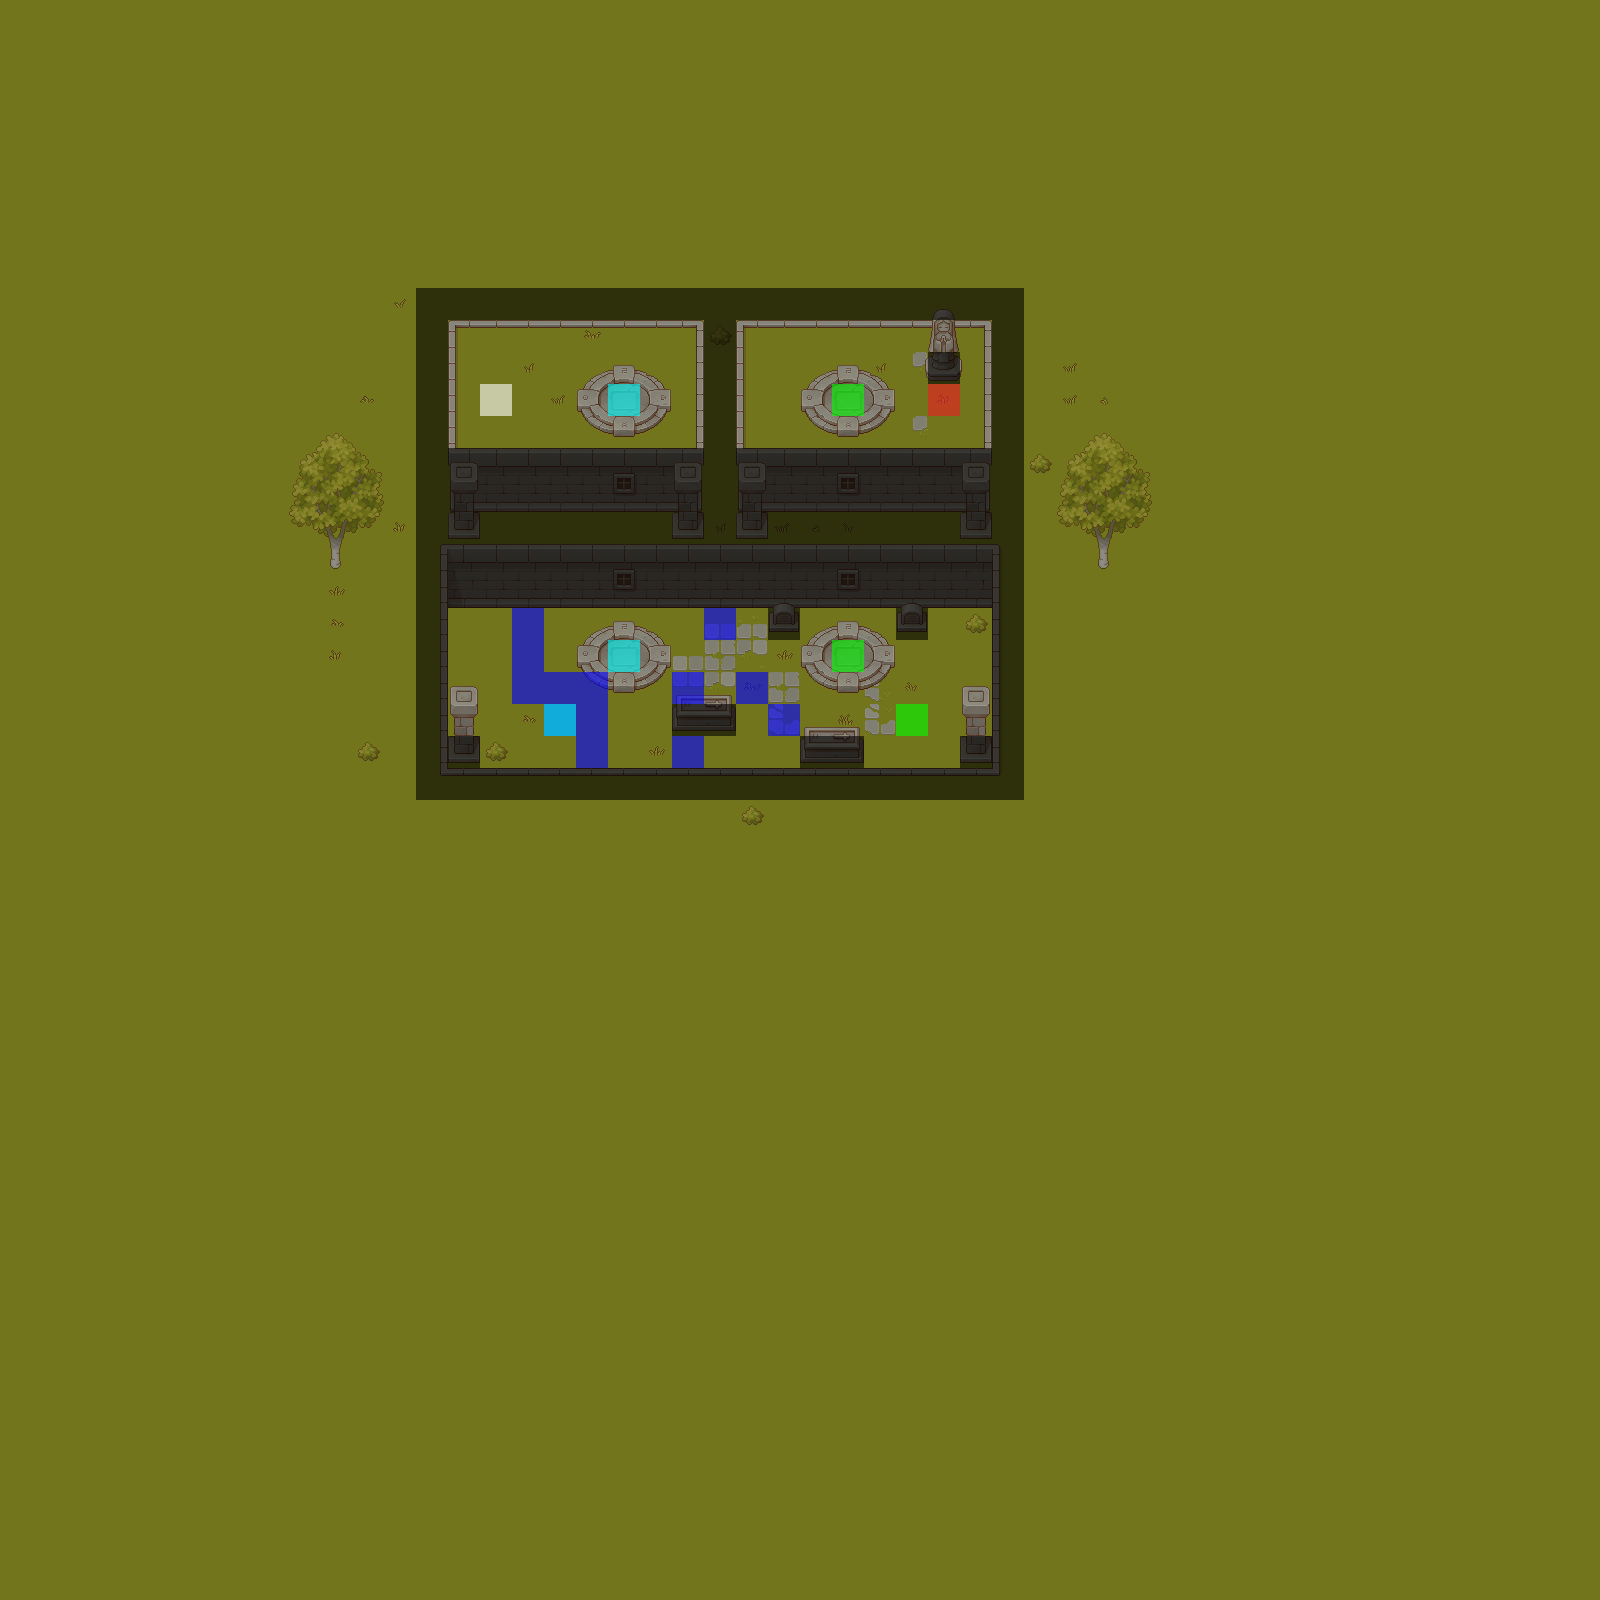

Rendered tile map (Tiled .tmx) drawn with the repository's tilesets; below, a short description and the map source with its tile grids summarised:
An orthogonal 50x50 tile map with 32x32 px tiles, 10 tile layers (Grass, Wall, Plant, Props, ...), 5 tilesets.

<map version="1.5" tiledversion="1.7.2" orientation="orthogonal" renderorder="right-down" width="50" height="50" tilewidth="32" tileheight="32" infinite="0" nextlayerid="11" nextobjectid="1">
 <editorsettings>
  <export target="2/Stage2.csv" format="csv" />
 </editorsettings>
 <tileset firstgid="1" source="../tsx/TX Tileset Grass.tsx" />
 <tileset firstgid="65" source="../tsx/TX Tileset Wall.tsx" />
 <tileset firstgid="321" source="../tsx/TX Props.tsx" />
 <tileset firstgid="577" source="../tsx/EventFlag.tsx" />
 <tileset firstgid="587" source="../tsx/TX Plant.tsx" />
 <layer id="1" name="Grass" width="50" height="50">
  <data>[2500 cells, 2500 non-empty, 9 distinct tile ids]</data>
 </layer>
 <layer id="9" name="Wall" width="50" height="50">
  <data>[2500 cells, 127 non-empty, 30 distinct tile ids]</data>
 </layer>
 <layer id="10" name="Plant" width="50" height="50">
  <data>[2500 cells, 65 non-empty, 29 distinct tile ids]</data>
 </layer>
 <layer id="8" name="Props" width="50" height="50">
  <data>[2500 cells, 75 non-empty, 27 distinct tile ids]</data>
 </layer>
 <layer id="3" name="Box" width="50" height="50">
  <data>[2500 cells, 13 non-empty, 1 distinct tile ids]</data>
 </layer>
 <layer id="7" name="Key" width="50" height="50">
  <data>[2500 cells, 2 non-empty, 2 distinct tile ids]</data>
 </layer>
 <layer id="6" name="TeleportGate" width="50" height="50">
  <data>[2500 cells, 4 non-empty, 2 distinct tile ids]</data>
 </layer>
 <layer id="2" name="Player" width="50" height="50">
  <data>[2500 cells, 1 non-empty, 1 distinct tile ids]</data>
 </layer>
 <layer id="4" name="Goal" width="50" height="50">
  <data>[2500 cells, 1 non-empty, 1 distinct tile ids]</data>
 </layer>
 <layer id="5" name="Barrier" width="50" height="50">
  <data>[2500 cells, 164 non-empty, 1 distinct tile ids]</data>
 </layer>
</map>
